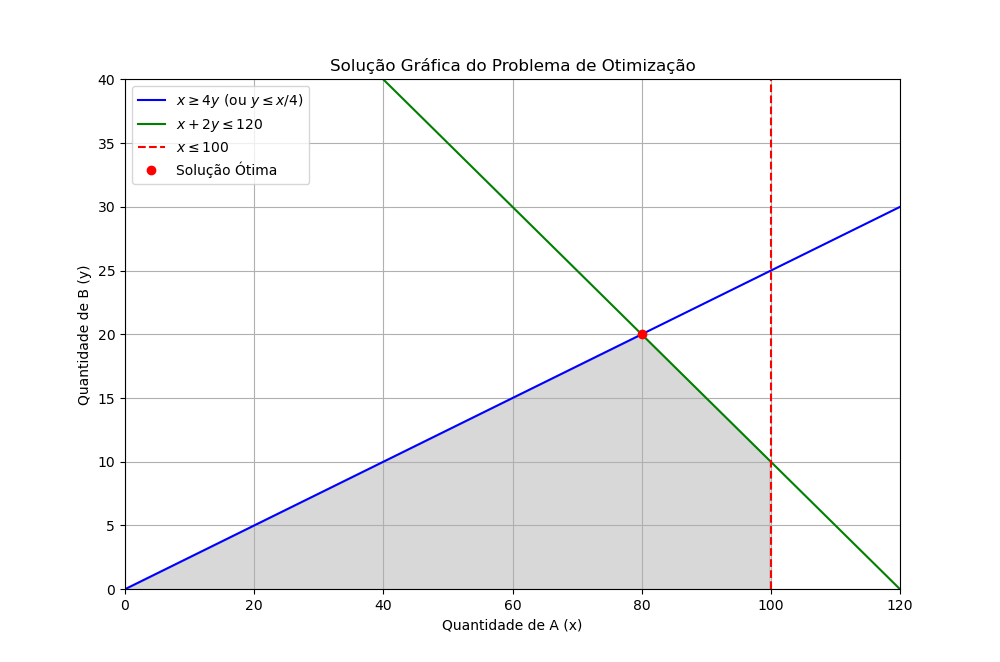

The script that drew this image:
from mip import Model, xsum, maximize, CONTINUOUS
import numpy as np
import matplotlib.pyplot as plt

# Inicializando o modelo
m = Model(sense=maximize)

# Definindo as variáveis de decisão
x = m.add_var(name="A", var_type=CONTINUOUS)
y = m.add_var(name="B", var_type=CONTINUOUS)

# Adicionando as restrições
m += x >= 4 * y, "Restrição de demanda mínima para A"
m += x <= 100, "Limite de vendas para A"
m += x + 2 * y <= 120, "Restrição de disponibilidade de matéria-prima"

# Definindo a função objetivo
m.objective = maximize(20 * x + 50 * y)

# Resolvendo o modelo
m.optimize()

# Exibindo o resultado
print(f"Quantidade ótima de A (x): {x.x}")
print(f"Quantidade ótima de B (y): {y.x}")
print(f"Lucro máximo: ${m.objective_value}")


# Criação da faixa de valores para x
x_vals = np.linspace(0, 120, 500)

# Cálculo dos valores de y para cada restrição
y1 = x_vals / 4 
y2 = (120 - x_vals) / 2
y3 = np.full_like(x_vals, 100)

# Limite para y não negativo
y1 = np.clip(y1, 0, None)
y2 = np.clip(y2, 0, None)

# Plot das restrições
plt.figure(figsize=(10, 8))
plt.plot(x_vals, y1, label=r'$x \geq 4y$ (ou $y \leq x/4$)', color='blue')
plt.plot(x_vals, y2, label=r'$x + 2y \leq 120$', color='green')
plt.axvline(100, label=r'$x \leq 100$', color='red', linestyle='--')

# Sombreando a região factível
plt.fill_between(x_vals, 0, np.minimum(y1, y2), where=(x_vals <= 100), color='gray', alpha=0.3)

#Ponto de solução ótima
plt.plot(x.x, y.x, 'ro', label="Solução Ótima")

# Definindo os rótulos e limites do gráfico
plt.xlim(0, 120)
plt.ylim(0, 40)
plt.xlabel("Quantidade de A (x)")
plt.ylabel("Quantidade de B (y)")
plt.title("Solução Gráfica do Problema de Otimização")
plt.legend()
plt.grid(True)
plt.show()
